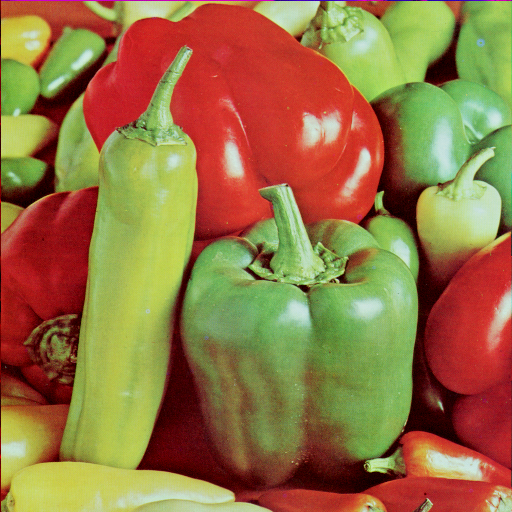
%> input picture Visione Artificiale/imgs/peppers.png, 512 x 512 px
$ octave quantizzazione_colori.m   (GNU Octave 9; MATLAB toolbox functions it lacks are replaced by stand-ins)
%> lines starting %> are read from the running program, lines starting %| are printed output that depends on the picture
% Caricamento immagine TrueColor
img = imread('../imgs/peppers.png');  % Immagine RGB standard
%> img is the input picture: size 512x512x3 uint8; mean R, G, B 149.8, 115.6, 66.5
img_double = im2double(img);  % Converte in double per evitare problemi con rgb2ind

figure;
imshow(img);
title('Immagine Originale (TrueColor)');

% Quantizzazione a 16 colori
nColors = 16;
[ind16, map16] = rgb2ind(img_double, nColors);
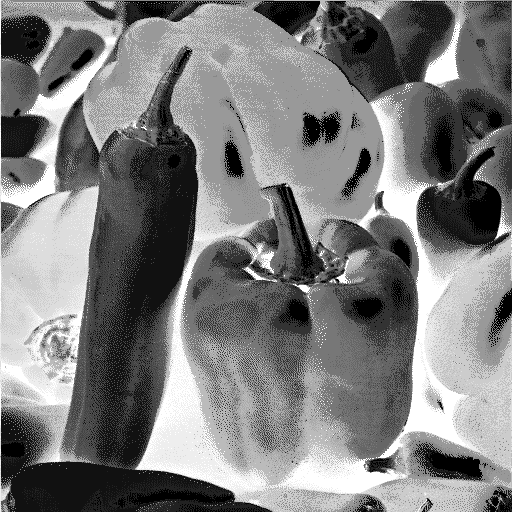
%> ind16: size 512x512 uint8; min 0, max 15, mean 7.34; drawn with min black and max white
%> map16 = 16 rows, first 12: [0.757 0.855 0.753; 0.729 0.788 0.345; 0.722 0.8 0.561; 0.545 0.749 0.451; 0.612 0.725 0.325; 0.576 0.6 0.259; 0.471 0.675 0.329; 0.424 0.549 0.251; 0.804 0.404 0.325; 0.796 0.22 0.169; 0.467 0.4 0.2; 0.431 0.224 0.149]

figure;
imshow(ind16, map16);
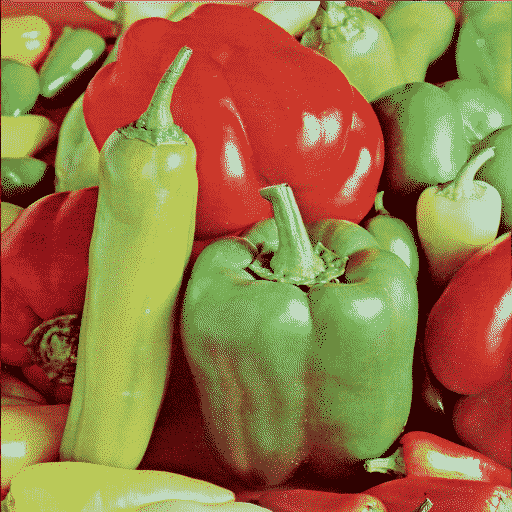
%> displayed picture: size 512x512x3, on the screen's scale of 0 to 255; mean R, G, B 149.7, 116.1, 67.7
title('Immagine Indicizzata (16 Colori)');

% Quantizzazione a 256 colori
nColors = 256;
[ind256, map256] = rgb2ind(img_double, nColors);
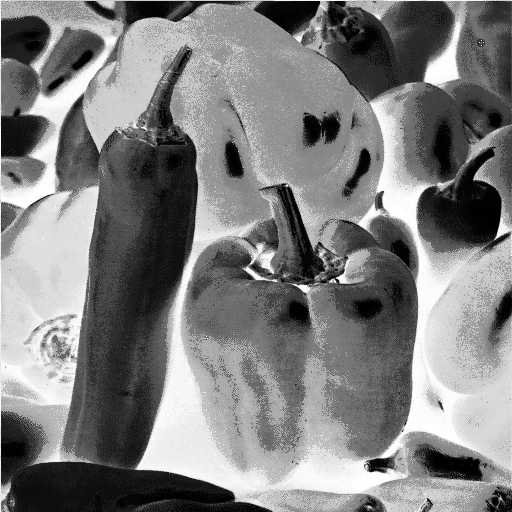
%> ind256: size 512x512 uint8; min 0, max 255, mean 126.4
%> map256 = 256 rows, first 12: [0.792 0.886 0.851; 0.773 0.871 0.753; 0.8 0.867 0.792; 0.769 0.839 0.659; 0.741 0.871 0.808; 0.753 0.859 0.702; 0.698 0.851 0.757; 0.733 0.839 0.62; 0.812 0.796 0.725; 0.773 0.824 0.584; 0.694 0.831 0.663; 0.718 0.82 0.553]

figure;
imshow(ind256, map256);
title('Immagine Indicizzata (256 Colori)');

% Conversione inversa (da indicizzata a RGB)
img_rgb_from_ind = ind2rgb(ind16, map16);  % Back to RGB

figure;
imshow(img_rgb_from_ind);
title('Ricostruzione RGB da Indicizzata');

$ run again, with Visione Artificiale/imgs/baboon.png copied over Visione Artificiale/imgs/peppers.png
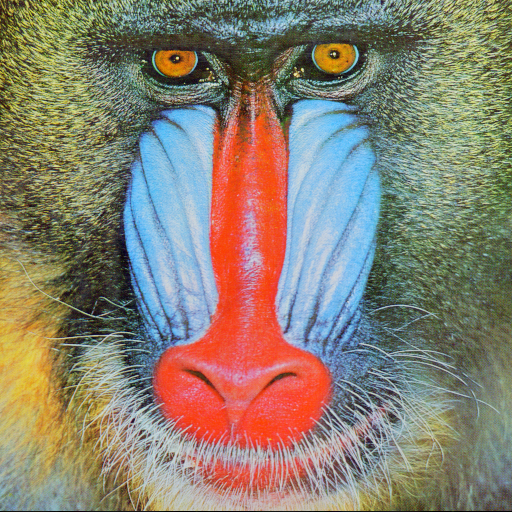
%> input picture Visione Artificiale/imgs/baboon.png, 512 x 512 px
%> img is the input picture: size 512x512x3 uint8; mean R, G, B 137.4, 128.9, 113.1
%> `[ind16, map16] = rgb2ind(img_double, nColors);`:
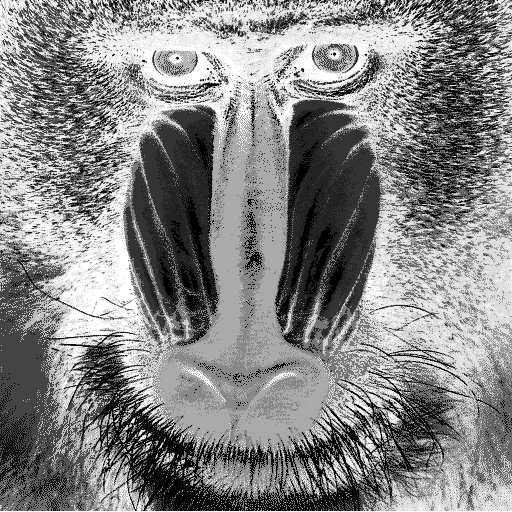
%> ind16: size 512x512 uint8; min 0, max 15, mean 7.83; drawn with min black and max white
%> map16 = 16 rows, first 12: [0.737 0.761 0.753; 0.675 0.686 0.592; 0.608 0.757 0.875; 0.451 0.722 0.902; 0.792 0.686 0.31; 0.616 0.612 0.4; 0.482 0.561 0.514; 0.424 0.58 0.694; 0.878 0.416 0.42; 0.459 0.482 0.345; 0.933 0.302 0.176; 0.612 0.447 0.212]
%> `[ind256, map256] = rgb2ind(img_double, nColors);`:
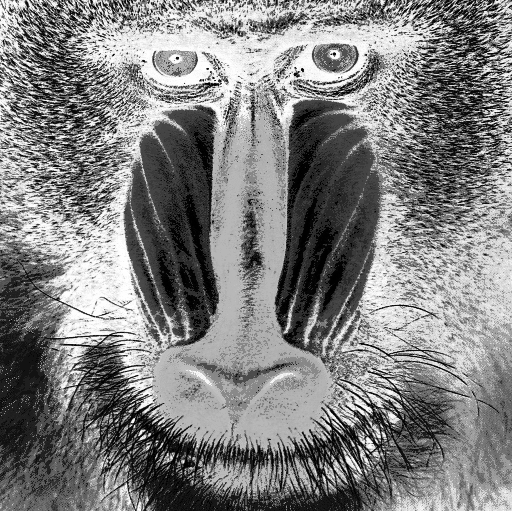
%> ind256: size 512x512 uint8; min 0, max 255, mean 128.2
%> map256 = 256 rows, first 12: [0.784 0.827 0.831; 0.753 0.808 0.863; 0.761 0.78 0.796; 0.714 0.8 0.875; 0.678 0.792 0.882; 0.71 0.765 0.831; 0.663 0.761 0.863; 0.812 0.855 0.678; 0.796 0.812 0.435; 0.749 0.8 0.655; 0.792 0.827 0.565; 0.741 0.784 0.502]
